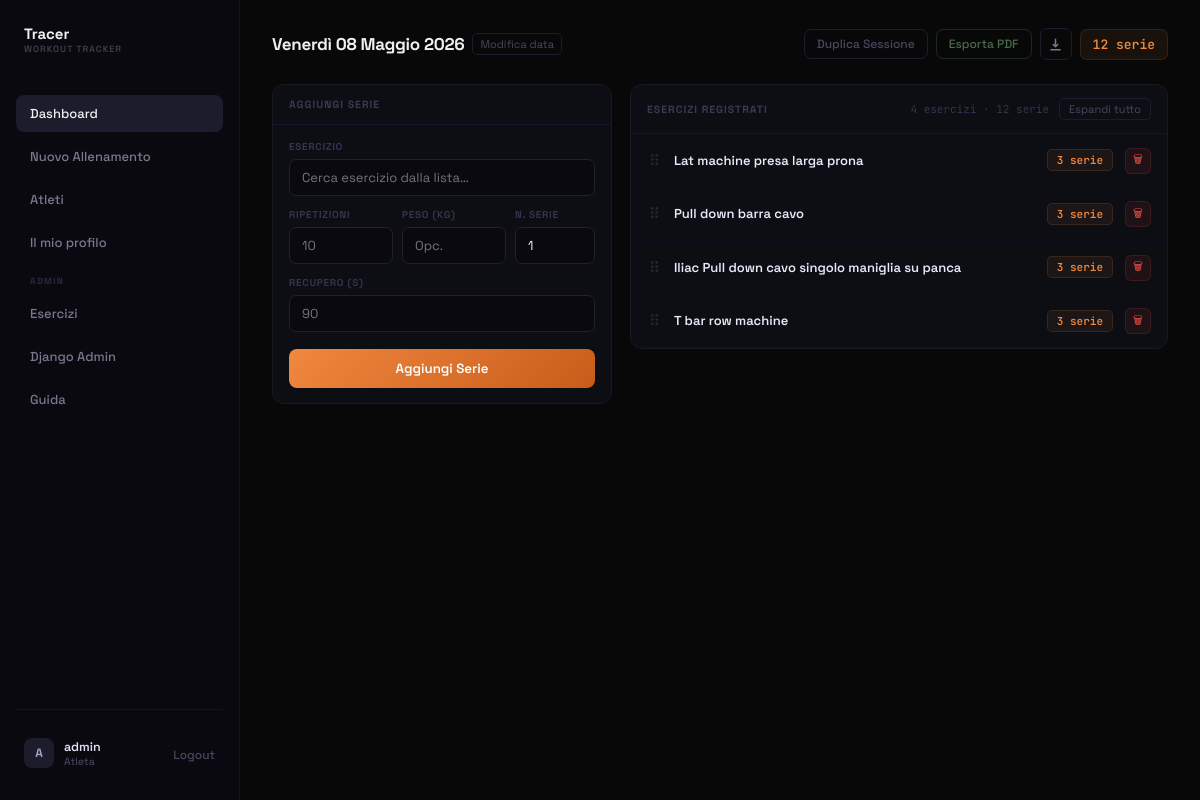
The page /session/5/ (signed in) on the database as committed earlier.
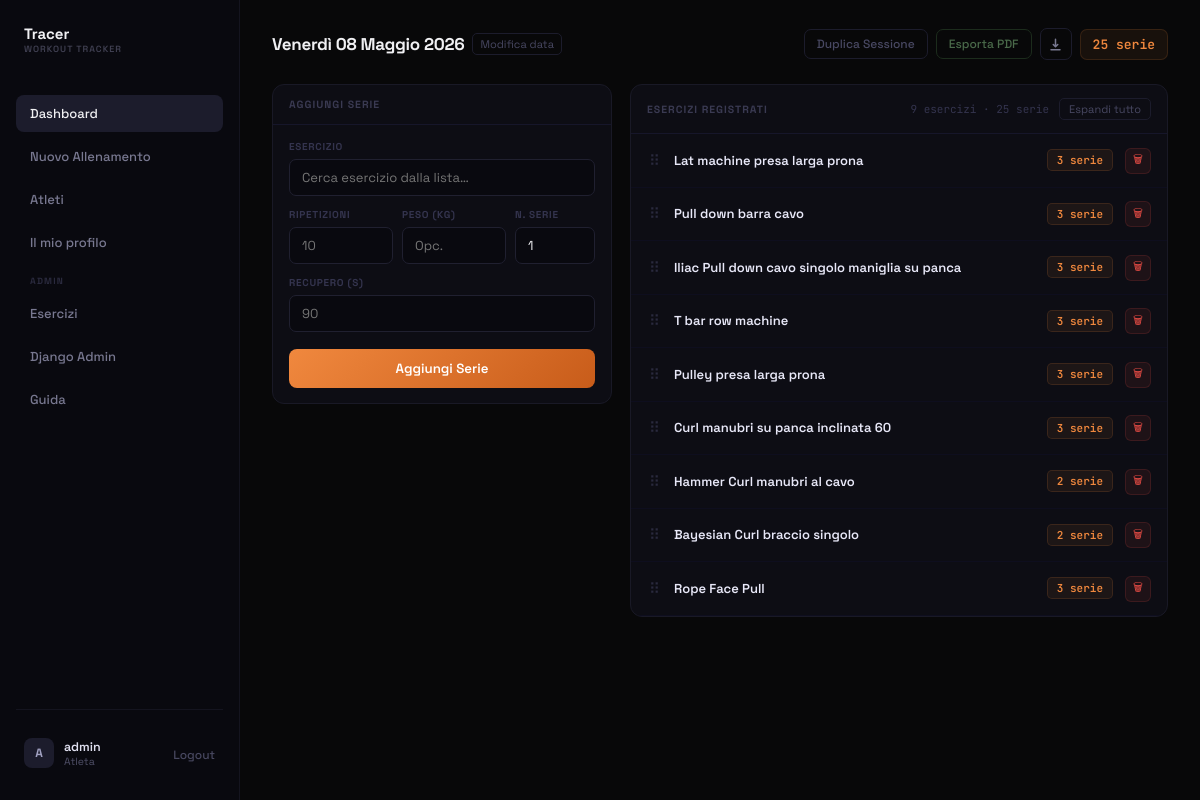
The same page on the database as committed later.
### tracker/models.py (models this page shows, shortened)
class WorkoutSession(models.Model):
    utente = models.ForeignKey(User, on_delete=models.CASCADE, related_name='workout_sessions')
    data = models.DateField(default=timezone.now)
    note = models.TextField(blank=True, null=True)
    class Meta:
        ordering = ['-data'] # Ordina dalla più recente alla più vecchia

class Exercise(models.Model):
    nome = models.CharField(max_length=100)
    tipologia = models.CharField(max_length=120, blank=True, default='')
    tags = models.ManyToManyField(Tag, related_name='exercises')

### tracker/views.py (the view, shortened to what this page needs)
# urls.py: path('session/<int:session_id>/', views.session_detail, name='session_detail'),
@login_required
def session_detail(request, session_id):
    session = get_object_or_404(WorkoutSession, id=session_id, utente=request.user)
    all_sets = list(session.sets.select_related('exercise').order_by('order', 'id'))
    exercise_groups = []
    for _, grp in groupby(all_sets, key=lambda s: s.exercise_id):
        grp_list = list(grp)
        exercise_groups.append({
            'exercise': grp_list[0].exercise,
            'sets': grp_list,
            'count': len(grp_list),
        })
    return render(request, 'tracker/session_detail.html', {
        'session': session,
        'exercise_groups': exercise_groups,
    })

### tracker/templates/tracker/session_detail.html (shortened to what this page needs)
{% extends 'tracker/base.html' %}
{% block content %}
<div class="page-container">
    <div style="display: flex; align-items: center; gap: 14px; margin-bottom: 24px; flex-wrap: wrap;">
        <div>
            <div style="display: flex; align-items: center; gap: 8px;">
                <h1 id="date-label" style="font-size: 17px; font-weight: 700; color: #f0f0f3; letter-spacing: -0.3px; margin: 0;">
                    {{ session.data|date:"l d F Y" }}
                </h1>
                <button onclick="toggleDateEdit()" style="background: transparent; border: 1px solid #1c1c2c; border-radius: 5px; color: #484862; font-size: 11px; padding: 3px 7px; cursor: pointer; transition: all .12s;" onmouseover="this.style.borderColor='#3a3a5a';this.style.color='#8080a0'" onmouseout="this.style.borderColor='#1c1c2c';this.style.color='#484862'">Modifica data</button>
            </div>
        </div>
        <div style="margin-left: auto; display: flex; align-items: center; gap: 8px;">
            <form action="{% url 'duplicate_session' session.id %}" method="post">
                <button type="submit" style="padding: 6px 12px; background: transparent; border: 1px solid #1c1c2c; border-radius: 7px; color: #484862; font-size: 12px; font-weight: 500; cursor: pointer; transition: all .12s;" onmouseover="this.style.borderColor='#3a3a5a';this.style.color='#8080a0'" onmouseout="this.style.borderColor='#1c1c2c';this.style.color='#484862'">Duplica Sessione</button>
            </form>
            <button onclick="exportPDF()" style="padding: 6px 12px; background: transparent; border: 1px solid #1c2c1c; border-radius: 7px; color: #4a6a4a; font-size: 12px; font-weight: 500; cursor: pointer; transition: all .12s;" onmouseover="this.style.borderColor='#3a5a3a';this.style.color='#70a070'" onmouseout="this.style.borderColor='#1c2c1c';this.style.color='#4a6a4a'">Esporta PDF</button>
            <a href="{% url 'export_session' session.id %}" title="Esporta sessione JSON" style="display:inline-flex;align-items:center;justify-content:center;width:32px;height:32px;border-radius:7px;background:transparent;border:1px solid #1c1c2c;color:#787890;text-decoration:none;transition:all .12s;" onmouseover="this.style.borderColor='#3a3a5a';this.style.color='#f0f0f3'" onmouseout="this.style.borderColor='#1c1c2c';this.style.color='#787890'">
                <svg viewBox="0 0 20 20" fill="currentColor" width="15" height="15"><path fill-rule="evenodd" d="M3 17a1 1 0 011-1h12a1 1 0 110 2H4a1 1 0 01-1-1zm3.293-7.707a1 1 0 011.414 0L9 10.586V3a1 1 0 112 0v7.586l1.293-1.293a1 1 0 111.414 1.414l-3 3a1 1 0 01-1.414 0l-3-3a1 1 0 010-1.414z" clip-rule="evenodd"/></svg>
            </a>
            <div style="padding: 6px 12px; background: rgba(240,136,62,.07); border: 1px solid rgba(240,136,62,.14); border-radius: 7px; font-size: 13px; color: #f0883e; font-weight: 600; font-family: 'JetBrains Mono', monospace;">
                {{ session.sets.count }} serie
            </div>
        </div>
    </div>
    <div class="main-grid">
        <div class="tracer-card" style="position: sticky; top: 0; z-index: 10;">
            <div style="padding: 13px 16px; border-bottom: 1px solid #16162a;">
                <div style="font-size: 10.5px; font-weight: 700; color: #3a3a52; text-transform: uppercase; letter-spacing: 1px;">Aggiungi Serie</div>
            </div>
            <form action="{% url 'session_detail' session.id %}" method="post" style="padding: 15px 16px; display: flex; flex-direction: column; gap: 12px;">
                <div>
                    <label style="display: block; font-size: 10px; font-weight: 700; color: #34344e; text-transform: uppercase; letter-spacing: .7px; margin-bottom: 6px;">Esercizio</label>
                    <input type="text" id="exercise_name" name="exercise_name" class="tracer-input" placeholder="Cerca esercizio dalla lista…" required autocomplete="off" data-valid="false">
                </div>
                <div style="display: grid; grid-template-columns: 1fr 1fr 80px; gap: 9px;">
                    <div>
                        <label style="display: block; font-size: 10px; font-weight: 700; color: #34344e; text-transform: uppercase; letter-spacing: .7px; margin-bottom: 6px;">Ripetizioni</label>
                        <input type="number" name="reps" class="tracer-input" placeholder="10" min="1" required>
                    </div>
                    <div>
                        <label style="display: block; font-size: 10px; font-weight: 700; color: #34344e; text-transform: uppercase; letter-spacing: .7px; margin-bottom: 6px;">Peso (kg)</label>
                        <input type="number" step="0.5" name="weight" class="tracer-input" placeholder="Opc." min="0">
                    </div>
                    <div>
                        <label style="display: block; font-size: 10px; font-weight: 700; color: #34344e; text-transform: uppercase; letter-spacing: .7px; margin-bottom: 6px;">N. Serie</label>
                        <input type="number" name="num_sets" class="tracer-input" placeholder="1" min="1" max="20" value="1" required>
                    </div>
                </div>
                <div>
                    <label style="display: block; font-size: 10px; font-weight: 700; color: #34344e; text-transform: uppercase; letter-spacing: .7px; margin-bottom: 6px;">Recupero (s)</label>
                    <input type="number" name="rest_time" class="tracer-input" placeholder="90" min="0">
                </div>
                <button type="submit" class="btn-primary-gradient" style="padding: 11px; margin-top: 5px;">Aggiungi Serie</button>
            </form>
        </div>
        <div>
            {% if not exercise_groups %}
            <div style="background: #0d0d14; border: 1px dashed #1c1c2e; border-radius: 12px; padding: 52px 24px; text-align: center;">
                <div style="font-size: 26px; margin-bottom: 10px; opacity: .4;">〇</div>
                <div style="font-size: 13.5px; color: #2c2c44; font-weight: 500;">Aggiungi la prima serie dal pannello</div>
            </div>
            {% else %}
            <div class="tracer-card" style="overflow: hidden;">
                <div style="padding: 13px 16px; border-bottom: 1px solid #16162a; display: flex; justify-content: space-between; align-items: center;">
                    <div style="font-size: 10.5px; font-weight: 700; color: #3a3a52; text-transform: uppercase; letter-spacing: 1px;">Esercizi Registrati</div>
                    <div style="display: flex; align-items: center; gap: 10px;">
                        <div style="font-size: 11px; color: #34344e; font-family: 'JetBrains Mono', monospace;">{{ exercise_groups|length }} esercizi · {{ session.sets.count }} serie</div>
                        <button id="toggle-all-btn" data-count="{{ exercise_groups|length }}" onclick="toggleAllGroups(this)" style="padding: 3px 9px; font-size: 11px; background: transparent; border: 1px solid #1c1c2c; border-radius: 5px; color: #484862; cursor: pointer; transition: all .12s;" onmouseover="this.style.borderColor='#3a3a5a';this.style.color='#8080a0'" onmouseout="this.style.borderColor='#1c1c2c';this.style.color='#484862'">Espandi tutto</button>
                    </div>
                </div>
                {% for group in exercise_groups %}
                <div class="exercise-group" data-exercise-id="{{ group.exercise.id }}" style="border-bottom: 1px solid #0e0e1e;">
                    <div style="padding: 13px 16px; display: flex; align-items: center; gap: 12px; transition: background .12s;" onmouseover="this.style.background='#0f0f1c'" onmouseout="this.style.background='transparent'">
                        <span class="drag-handle" title="Trascina per ordinare" style="cursor: grab; color: #2a2a3e; font-size: 15px; line-height: 1; flex-shrink: 0; padding: 0 2px; user-select: none;">⠿</span>
                        <div onclick="toggleGroup(this.dataset.n)" data-n="{{ forloop.counter }}" style="flex: 1; display: flex; align-items: center; gap: 12px; cursor: pointer; user-select: none;">
                            <div style="flex: 1;">
                                <div style="font-size: 13px; font-weight: 600; color: #e8e8f8;">{{ group.exercise.nome }}</div>
                            </div>
                            <span style="padding: 3px 9px; background: rgba(240,136,62,.07); border: 1px solid rgba(240,136,62,.14); border-radius: 5px; font-size: 11px; color: #f0883e; font-weight: 600; font-family: 'JetBrains Mono', monospace; white-space: nowrap;">{{ group.count }} serie</span>
                        </div>
                        <form action="{% url 'delete_exercise_sets' session.id group.exercise.id %}" method="post" onsubmit="return confirm('Eliminare tutte le serie di {{ group.exercise.nome }}?');">
                            <button type="submit" style="width: 26px; height: 26px; background: rgba(248,81,73,.07); border: 1px solid rgba(248,81,73,.14); border-radius: 6px; color: #f85149; font-size: 11px; cursor: pointer; flex-shrink: 0;">🗑</button>
                        </form>
                    </div>
                </div>
                {% endfor %}
            </div>
            {% endif %}
        </div>
    </div>
</div>
{% endblock %}

### tracker/templates/tracker/base.html (shortened to what this page needs)
{% load static %}
<!DOCTYPE html>
<html lang="it">
<head>
    <link rel="stylesheet" href="{% static 'tracker/style.css' %}">
    <link rel="stylesheet" href="https://cdn.jsdelivr.net/npm/driver.js@1.0.1/dist/driver.css"/>
</head>
<body>
    <div id="root" class="app-layout">
        {% if user.is_authenticated %}
        <div class="sidebar">
            <a href="{% url 'dashboard' %}" class="logo-container" style="display: flex; align-items: center; gap: 10px; margin-bottom: 40px; padding: 0 8px; text-decoration: none; cursor: pointer;">
                <div>
                    <div style="font-size: 15px; font-weight: 700; color: #f0f0f3;">Tracer</div>
                    <div style="font-size: 9px; color: #404052; font-weight: 600; letter-spacing: 1px;">WORKOUT TRACKER</div>
                </div>
            </a>
            <div class="menu-container" style="display: flex; flex-direction: column; gap: 6px; flex: 1;">
                <a href="{% url 'dashboard' %}" style="display: flex; align-items: center; gap: 12px; padding: 10px 14px; border-radius: 8px; color: #f0f0f3; background: #1c1c2c; font-size: 13px; font-weight: 500; transition: all .15s;">
                    <span class="menu-text">Dashboard</span>
                </a>
                <a href="{% url 'create_session' %}" style="display: flex; align-items: center; gap: 12px; padding: 10px 14px; border-radius: 8px; color: #787890; font-size: 13px; font-weight: 500; transition: all .15s;" onmouseover="this.style.background='#1c1c2c';this.style.color='#f0f0f3'" onmouseout="this.style.background='transparent';this.style.color='#787890'">
                    <span class="menu-text">Nuovo Allenamento</span>
                </a>
                <a href="{% url 'user_list' %}" style="display: flex; align-items: center; gap: 12px; padding: 10px 14px; border-radius: 8px; color: #787890; font-size: 13px; font-weight: 500; transition: all .15s;" onmouseover="this.style.background='#1c1c2c';this.style.color='#f0f0f3'" onmouseout="this.style.background='transparent';this.style.color='#787890'">
                    <span class="menu-text">Atleti</span>
                </a>
                <a href="{% url 'user_profile' user.username %}" style="display: flex; align-items: center; gap: 12px; padding: 10px 14px; border-radius: 8px; color: #787890; font-size: 13px; font-weight: 500; transition: all .15s;" onmouseover="this.style.background='#1c1c2c';this.style.color='#f0f0f3'" onmouseout="this.style.background='transparent';this.style.color='#787890'">
                    <span class="menu-text">Il mio profilo</span>
                </a>
                {% if user.is_superuser %}
                <div style="font-size: 9px; font-weight: 700; color: #2a2a3e; text-transform: uppercase; letter-spacing: 1.2px; padding: 8px 14px 2px;">Admin</div>
                <a href="{% url 'exercises_list' %}" style="display: flex; align-items: center; gap: 12px; padding: 10px 14px; border-radius: 8px; color: #787890; font-size: 13px; font-weight: 500; transition: all .15s;" onmouseover="this.style.background='#1c1c2c';this.style.color='#f0f0f3'" onmouseout="this.style.background='transparent';this.style.color='#787890'">
                    <span class="menu-text">Esercizi</span>
                </a>
                <a href="/admin/" style="display: flex; align-items: center; gap: 12px; padding: 10px 14px; border-radius: 8px; color: #787890; font-size: 13px; font-weight: 500; transition: all .15s;" onmouseover="this.style.background='#1c1c2c';this.style.color='#f0f0f3'" onmouseout="this.style.background='transparent';this.style.color='#787890'">
                    <span class="menu-text">Django Admin</span>
                </a>
                {% endif %}
                <button id="tour-menu-btn" onclick="if(typeof startTour !== 'undefined') startTour(); else window.location.href='{% url 'dashboard' %}?tour=1';" style="display: flex; align-items: center; gap: 12px; padding: 10px 14px; border-radius: 8px; color: #787890; font-size: 13px; font-weight: 500; transition: all .15s; background: transparent; border: none; width: 100%; text-align: left; cursor: pointer; font-family: inherit;" onmouseover="this.style.background='#1c1c2c'; this.style.color='#f0f0f3'" onmouseout="this.style.background='transparent'; this.style.color='#787890'">
                    <span class="menu-text">Guida</span>
                </button>
            </div>
            <div class="user-info-container" style="border-top: 1px solid #14141f; padding-top: 20px; margin-top: auto;">
                <div style="display: flex; align-items: center; justify-content: space-between; padding: 8px;">
                    <div style="display: flex; align-items: center; gap: 10px;">
                        <div style="width: 30px; height: 30px; border-radius: 8px; background: #1c1c2c; display: flex; align-items: center; justify-content: center; font-size: 12px; font-weight: 700; color: #a0a0c0;">
                            {{ user.username|make_list|first|upper }}
                        </div>
                        <div>
                            <div style="font-size: 12.5px; font-weight: 600; color: #e0e0f0;">{{ user.username }}</div>
                            <div style="font-size: 10.5px; color: #505068;">Atleta</div>
                        </div>
                    </div>
                    <form action="{% url 'logout' %}" method="post" style="display:inline;">
                        <button type="submit" title="Logout" style="background: transparent; border: none; color: #484860; cursor: pointer; transition: color .15s; font-size: 12px; font-weight: 500;">
                            Logout
                        </button>
                    </form>
                </div>
            </div>
        </div>
        {% endif %}
        <main class="main-content">
            {% block content %}{% endblock %}
        </main>
    </div>
</body>
</html>

Rows that differ between the two databases and show on the page:
computed for WorkoutSession: sets.count "12" → "25"
added Exercise: exercise.nome "Pulley presa larga prona", count "3"
added Exercise: exercise.nome "Curl manubri su panca inclinata 60", count "3"
added Exercise: exercise.nome "Hammer Curl manubri al cavo", count "2"
added Exercise: exercise.nome "Bayesian Curl braccio singolo", count "2"
added Exercise: exercise.nome "Rope Face Pull", count "3"
Other text that changed with them:
{{ exercise_groups|length }}: "4" → "9"
